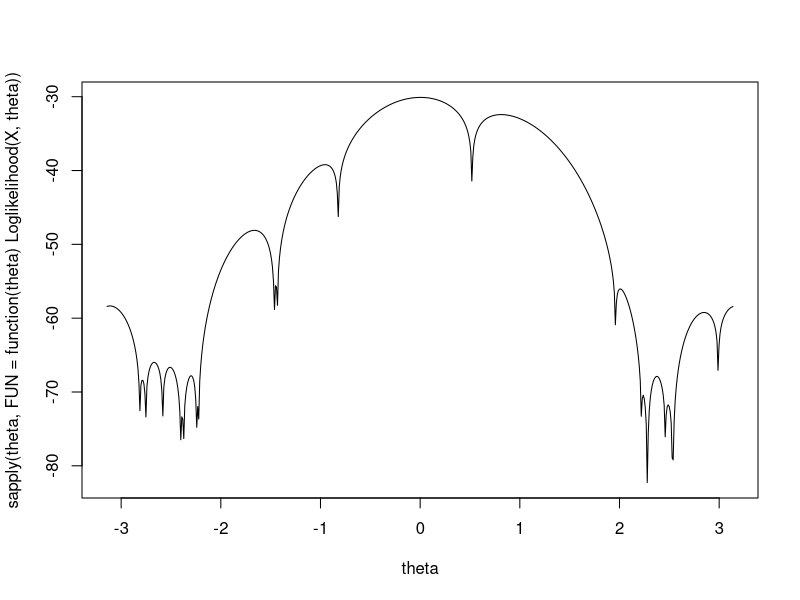

This chart was generated by the following R code:
X <- c(3.91, 4.85, 2.28, 4.06, 3.70, 4.04, 5.46, 3.53, 2.28, 1.96,
       2.53, 3.88, 2.22, 3.47, 4.82, 2.46, 2.99, 2.54, 0.52)
#######################################################################
## Q2 (a)

## log-likelihood function
Loglikelihood <- function(X, theta){
  n <- length(X)
  sum(log(1 - cos(X - theta))) - n*log(2*pi)
}

X <- c(3.91, 4.85, 2.28, 4.06, 3.70, 4.04, 5.46, 3.53, 2.28, 1.96,
       2.53, 3.88, 2.22, 3.47, 4.82, 2.46, 2.99, 2.54, 0.52)
theta <- seq(-pi, pi, by = 0.01)

plot(theta, sapply(theta, FUN=function(theta) Loglikelihood(X, theta)), type="l")

################################################################################
## Q2 (b)
xmean <- mean(X)
theta.moment <- asin(xmean - pi)

###################################################################################
## Q2(c)

NewtonMethod <- function(X, a, tolar){
  # X is vector of observed sample
  # a is the start value
  n <- length(X)
  theta.iterate <- a
  #calculate the first derivate of log likelyhood of Cauchy distribution
  firstd <- sum(sin(X - theta.iterate)/(cos(X - theta.iterate) - 1))
  while(abs(firstd) > tolar ){
    secondd <- sum(1/(cos(X - theta.iterate) - 1))
    theta.new <- theta.iterate - firstd/secondd
    theta.iterate <-theta.new
    firstd <- sum(sin(X - theta.iterate)/(cos(X - theta.iterate) - 1))
  }
  return(theta.iterate)
}

theta.c <- NewtonMethod(X, theta.moment, 1E-10)
## Q2(d)

theta.d1 <- NewtonMethod(X, -2.7, 1E-10)
theta.d2 <- NewtonMethod(X, 2.7, 1e-10)

## Q2(e)

initialvalue <- seq(-pi, pi, length.out = 200)
theta.set <- round(sapply(initialvalue, 
                          FUN = function(initialvalue)
                            NewtonMethod(X, initialvalue, 1E-10)), 4)
theta.list <- split(initialvalue, theta.set)
list(theta.list)
